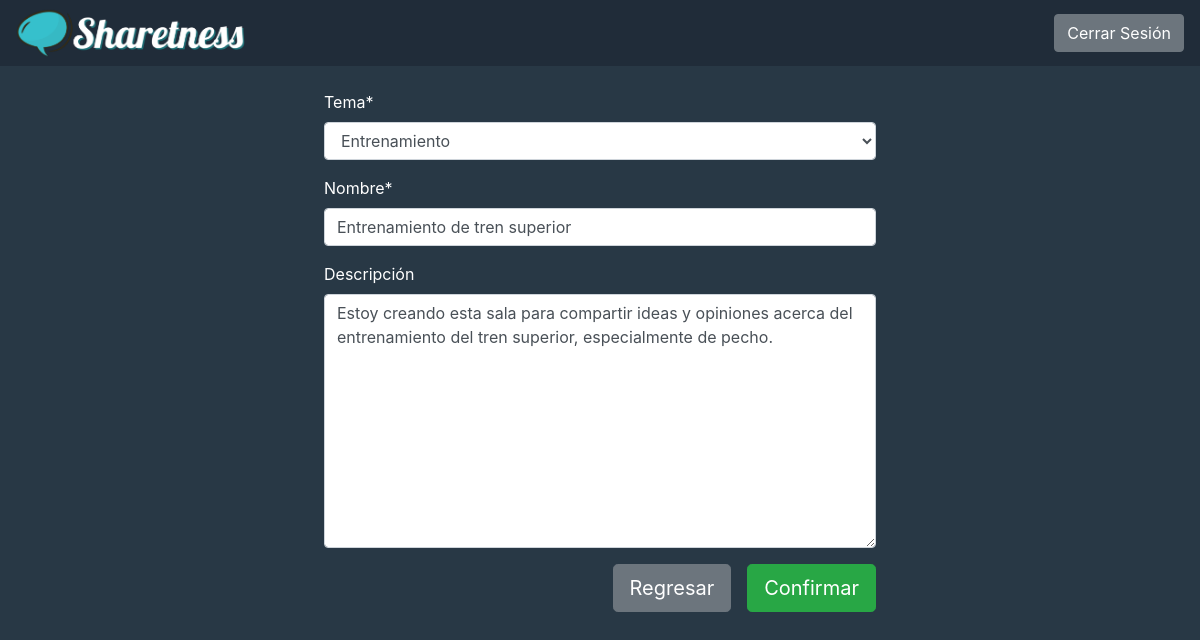
/room_form/41 (signed in), run on the app's committed database.
### forum/models.py (models this page shows, shortened)
class Room(models.Model):
    host = models.ForeignKey(User, on_delete=models.SET_NULL, null=True)
    topic = models.ForeignKey(Topic, on_delete=models.SET_NULL, null=True)
    name = models.CharField(max_length=200)
    description =models.TextField(null=True, blank=True)
    update = models.DateTimeField(auto_now=True)
    created = models.DateTimeField(auto_now_add=True)
    class Meta:
        ordering = ['-update', '-created']

class Topic(models.Model):
    name = models.CharField(max_length=200)
    def __str__(self):
        return self.name

### forum/views.py (the view)
# urls.py: path('room_form/<str:pk>', views.update_room, name="update-room"),
@login_required(login_url='login')
def update_room(request,pk):
    room = Room.objects.get(id=pk)
    form = RoomForm(instance=room)
    if request.user != room.host:
        return HttpResponse('No tiene permitido entrar acá!!')
    if request.method == "POST":
        form = RoomForm(request.POST, instance=room)
        if form.is_valid:
            form.save()
            return redirect('home')
    context = {'form': form}
    return render(request, 'forum/room_form.html', context)

### forum/forms.py
class RoomForm(ModelForm):
    class Meta:
        model = Room
        fields = '__all__'
        labels = {
            'topic': _('Tema'),
            'name': _('Nombre'),
            'description': _('Descripción'),
        }
        exclude = ['host']

### forum/templates/forum/room_form.html (shortened to what this page needs)
{% extends 'main.html' %}
{% load crispy_forms_tags %}
{% block content %}
    <div class="w-50 mx-auto p-4">
        <form action="" method="post">
            {{ form|crispy }}
            <div class="d-flex justify-content-end">
                <a href="{{request.META.HTTP_REFERER}}" class="btn btn-secondary btn-lg mr-3">Regresar</a>
                <input type="submit" class="btn btn-success btn-lg" value="Confirmar">
            </div>
        </form>
    </div>
{% endblock content %}

### static/styles/main.css (style rules this page uses)
body { background-color: #283845; color: white; }

### data on the page
Room: topic "Entrenamiento", description "Estoy creando esta sala para compartir ideas y opiniones acerca del entrenamiento del tren superior, especialmente de pecho."
Topic: name "Entrenamiento de tren superior"
